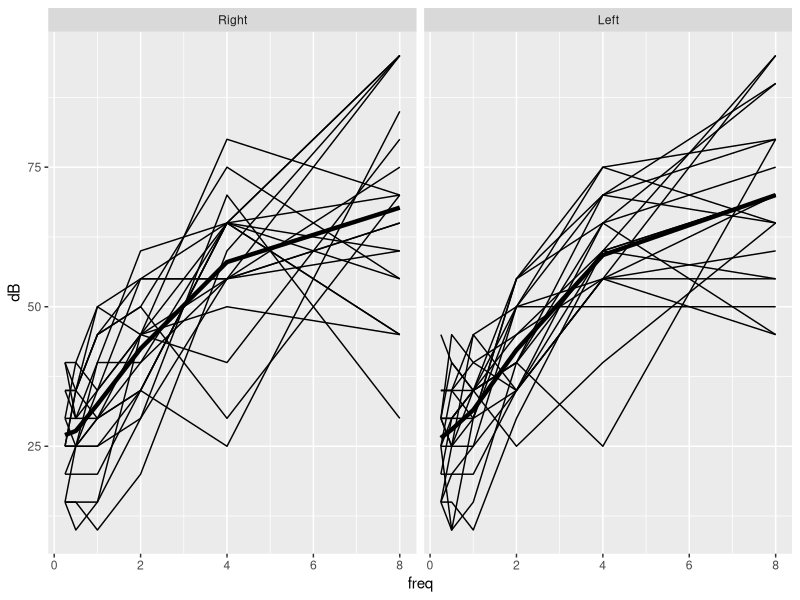
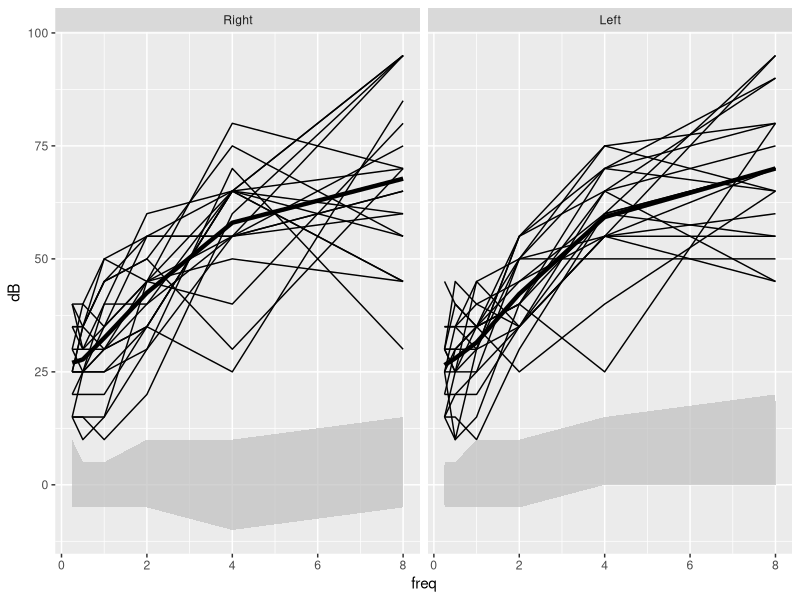
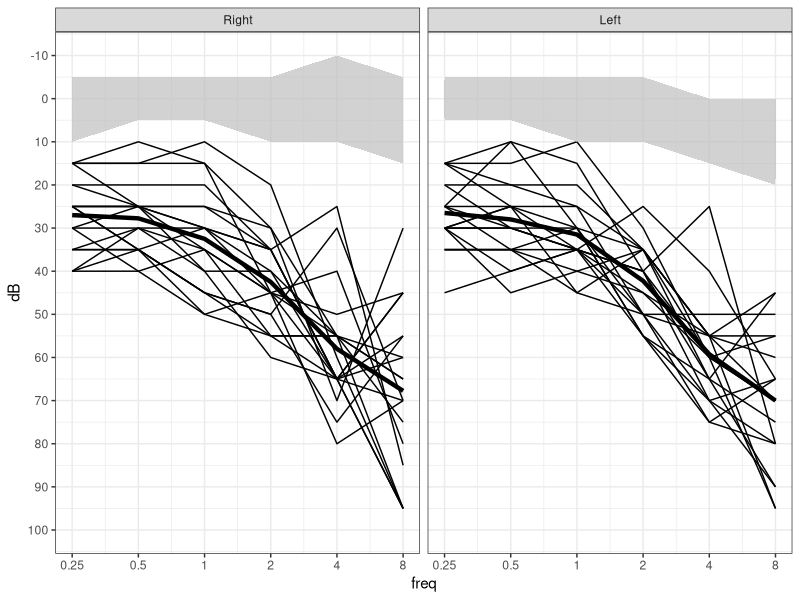
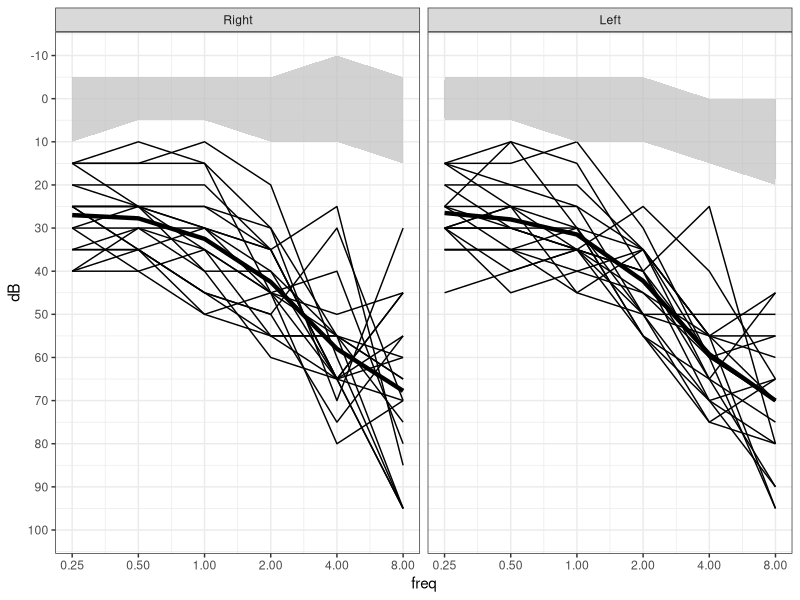
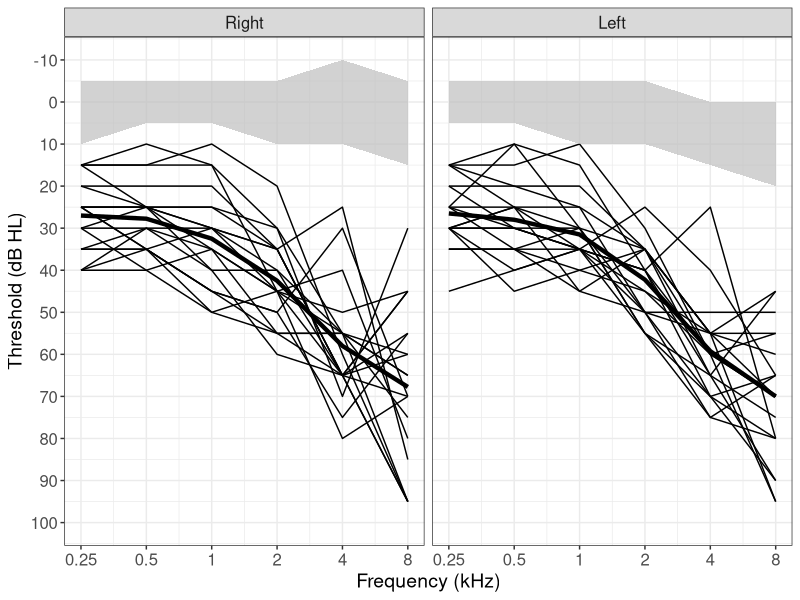

Write the R code that produced these figures, in order.
## ---- chunk 1
if (!require(here)) install.packages("here")
if (!require(tidyverse)) install.packages("tidyverse")
## ---- chunk 2
data<-read.csv("audiograms/ExampleData.csv",header=T)
## ---- chunk 3
library(knitr)
kable(data[1:3,])
## ---- chunk 4
if("group" %in% colnames(data)){
  long_data <- gather(data, key = "ear-freq", value = "dB",-participant,-group)
} else {
  long_data <- gather(data, key = "ear-freq", value = "dB",-participant)
}
## ---- chunk 5
library(knitr)
kable(long_data[1:3,])
## ---- chunk 6
d <- long_data %>% 
  separate(col = "ear-freq", into = c("ear","freq"), sep = (1))
## ---- chunk 7
library(knitr)
kable(d[1:3,])
## ---- chunk 8
d <- long_data %>% 
  separate(col = "ear-freq", into = c("ear","freq"), sep = (1)) %>%
  mutate(freq = (type.convert(freq))/1000) %>% 
  mutate(freqLabels = formatC(freq, format="g")) 
## ---- chunk 9
d <- long_data %>% 
  separate(col = "ear-freq", into = c("ear","freq"), sep = (1)) %>%
  mutate(freq = (type.convert(freq))/1000) %>% 
  mutate(freqLabels = formatC(freq, format="g")) %>% 
  mutate(ear = factor(ear, levels = c("R", "L"))) %>%
  mutate(ear = recode(ear, "R" = "Right", "L" = "Left")) 
## ---- chunk 10
library(knitr)
kable(d[1:3,])
## ---- chunk 11
# Experimental group
patient <- d %>%
  subset(group %in% "patient")

# Control group
control <- d %>%
  subset(group %in% "control") %>% 
  group_by(freq, ear) %>% 
  summarize(mindB = min(dB), maxdB = max(dB)) %>% 
  gather(key = "MinMax", value = "dB",-freq, -ear)
## ---- chunk 12
# Control group
control <- d %>%
  subset(group %in% "control") %>% 
  group_by(freq, ear) %>% 
  summarize(mindB = min(dB), maxdB = max(dB)) %>% 
  gather(key = "MinMax", value = "dB",-freq, -ear)
## ---- chunk 13
ggplot()+
  facet_grid(. ~ ear) +
  geom_line(data = patient, aes(x=freq, y=dB, group=participant))+
  stat_summary(data = patient,
               aes(x=freq, y=dB,group=ear), 
               fun.y=mean, 
               geom="line", lwd = 1.5)
## ---- chunk 14
ggplot()+
  facet_grid(. ~ ear) +
  geom_line(data = patient, aes(x=freq, y=dB, group=participant))+
  stat_summary(data = patient,
               aes(x=freq, y=dB,group=ear), 
               fun.y=mean, 
               geom="line", lwd = 1.5)+
  geom_area(data = control, aes(x=freq, y=dB, group=MinMax),fill="grey", alpha=.7)
## ---- chunk 15
ggplot()+
  facet_grid(. ~ ear) +
  geom_line(data = patient, aes(x=freq, y=dB, group=participant))+
  stat_summary(data = patient,
               aes(x=freq, y=dB,group=ear), 
               fun.y=mean, 
               geom="line", lwd = 1.5)+ 
  geom_area(data = control, aes(x=freq, y=dB, group=MinMax),
              fill="grey", alpha=.7)+ 
  scale_y_reverse(limits = c(100,-10), breaks = seq(-10, 100, by=10))+
  scale_x_log10(breaks = unique(d$freq), labels = unique(d$freqLabels))+
  theme_bw()
## ---- chunk 16
ggplot()+
  facet_grid(. ~ ear) +
  geom_line(data = patient, aes(x=freq, y=dB, group=participant))+
  stat_summary(data = patient,
               aes(x=freq, y=dB,group=ear), 
               fun.y=mean, 
               geom="line", lwd = 1.5)+ 
  geom_area(data = control, aes(x=freq, y=dB, group=MinMax),
              fill="grey", alpha=.7)+ 
  scale_y_reverse(limits = c(100,-10), breaks = seq(-10, 100, by=10))+
  scale_x_log10(breaks = unique(d$freq))+
  theme_bw()
## ---- chunk 17
ggplot()+
  facet_grid(. ~ ear) +
  geom_line(data = patient, aes(x=freq, y=dB, group=participant))+
  stat_summary(data = patient,
               aes(x=freq, y=dB,group=ear), 
               fun.y=mean, 
               geom="line", lwd = 1.5)+ 
  geom_area(data = control, aes(x=freq, y=dB, group=MinMax),
              fill="grey", alpha=.7)+ 
  scale_y_reverse(limits = c(100,-10), breaks = seq(-10, 100, by=10))+
  scale_x_log10(breaks =unique(d$freq), labels = unique(d$freqLabels))+
  theme_bw()+
  theme(axis.text=element_text(size=12),
        axis.title=element_text(size=14),
        strip.text.x = element_text(size = 12))+
  labs(x = "Frequency (kHz)", y = "Threshold (dB HL)")
